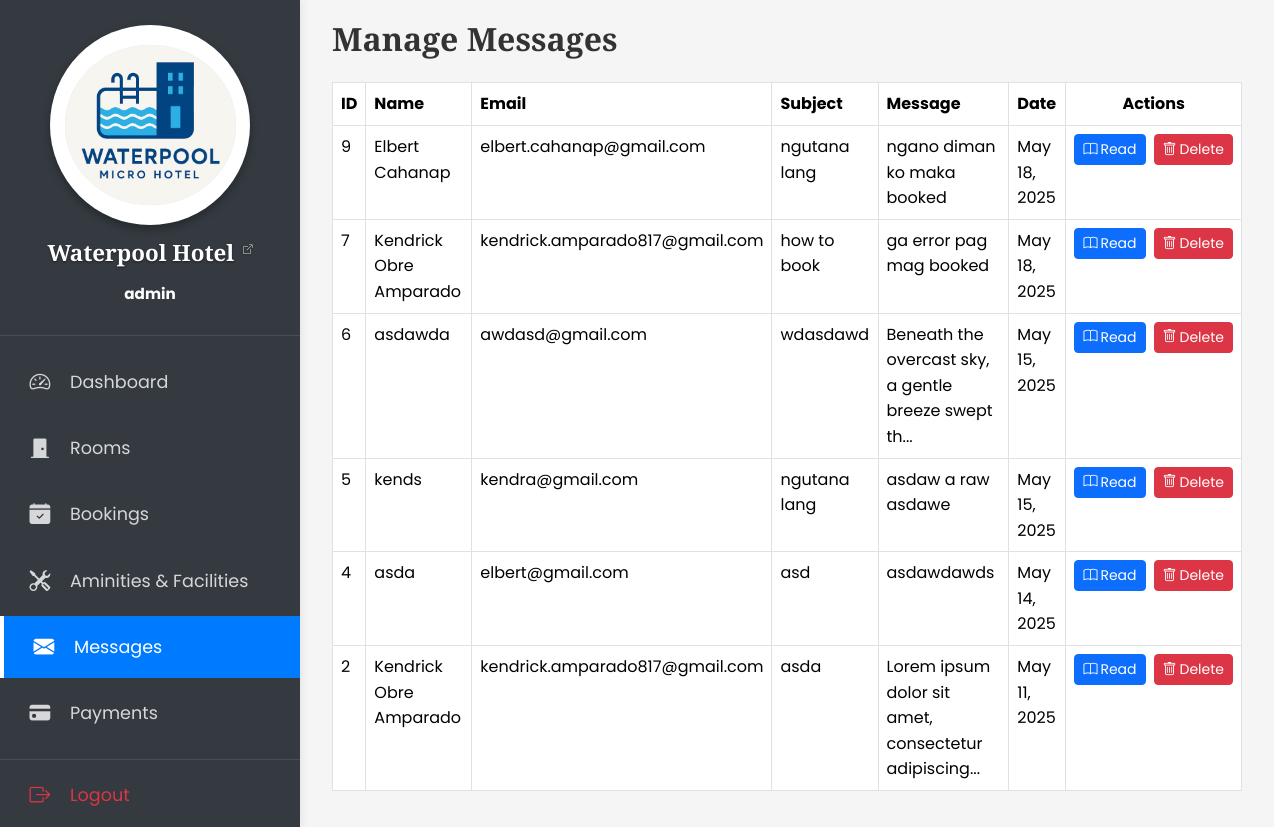
Page /manage_messages.php (signed in) on the committed database.
### tables this page shows
CREATE TABLE `contact_messages` (
  `id` int(11) NOT NULL,
  `name` varchar(100) NOT NULL,
  `email` varchar(100) NOT NULL,
  `subject` varchar(200) NOT NULL,
  `message` text NOT NULL,
  `created_at` timestamp NOT NULL DEFAULT current_timestamp()
);

### manage_messages.php (the view, shortened to what this page needs)
<?php
require('includes/db_config.php');
try {
    $check_table = mysqli_query($conn, "SHOW TABLES LIKE 'contact_messages'");
    if (mysqli_num_rows($check_table) > 0) {
        $query = "SELECT * FROM contact_messages ORDER BY id DESC";
    } else {
        $query = "SELECT * FROM messages ORDER BY id DESC";
    }
    $result = mysqli_query($conn, $query);
} catch (Exception $e) {
    $error_message = $e->getMessage();
}
?>
<!DOCTYPE html>
<html lang="en">
<head>
    <?php require('includes/links.php'); ?>
    <link rel="stylesheet" href="styles/admin.css">
</head>
<body>
    <div class="admin-layout">
        <?php require('includes/admin_sidebar.php'); ?>
        <div class="admin-content">
            <div class="container-fluid">
                <h2 class="fw-bold h-font mb-4">Manage Messages</h2>
                <?php if (isset($error_message)): ?>
                    <div class="alert alert-danger" role="alert">
                        <?php echo $error_message; ?>
                    </div>
                <?php else: ?>
                    <div class="row mt-4">
                        <div class="col-12">
                            <?php if (mysqli_num_rows($result) > 0): ?>
                                <div class="table-responsive">
                                    <table class="table table-bordered table-hover">
                                        <thead class="bg-dark text-white">
                                            <tr>
                                                <th>ID</th>
                                                <th>Name</th>
                                                <th>Email</th>
                                                <th>Subject</th>
                                                <th>Message</th>
                                                <th>Date</th>
                                                <th class="text-center">Actions</th>
                                            </tr>
                                        </thead>
                                        <tbody>
                                            <?php while ($message = mysqli_fetch_assoc($result)): ?>
                                                <tr>
                                                    <td><?php echo htmlspecialchars($message['id']); ?></td>
                                                    <td><?php echo htmlspecialchars($message['name']); ?></td>
                                                    <td><?php echo htmlspecialchars($message['email']); ?></td>
                                                    <td><?php echo htmlspecialchars($message['subject']); ?></td>
                                                    <td>
                                                        <?php
                                                            $msg_text = htmlspecialchars($message['message']);
                                                            echo (strlen($msg_text) > 50) ? substr($msg_text, 0, 50) . '...' : $msg_text;
                                                        ?>
                                                    </td>
                                                    <td><?php echo date('M j, Y', strtotime($message['created_at'])); ?></td>
                                                    <td class="text-center">
                                                        <div class="d-flex justify-content-center gap-2">
                                                            <a href="read_message.php?email=<?php echo urlencode($message['email']); ?>"
                                                               class="btn btn-sm btn-primary"
                                                               title="Read all messages from this user">
                                                                <i class="bi bi-book"></i> Read
                                                            </a>
                                                            <a href="delete_message.php?id=<?php echo $message['id']; ?>"
                                                               class="btn btn-sm btn-danger"
                                                               onclick="return confirm('Are you sure you want to delete this message?');">
                                                                <i class="bi bi-trash"></i> Delete
                                                            </a>
                                                        </div>
                                                    </td>
                                                </tr>
                                            <?php endwhile; ?>
                                        </tbody>
                                    </table>
                                </div>
                            <?php else: ?>
                                <div class="alert alert-info">
                                    No messages found. When visitors send messages through the contact form, they will appear here.
                                </div>
                            <?php endif; ?>
                        </div>
                    </div>
                <?php endif; ?>
            </div>
        </div>
    </div>
</body>
</html>

### styles/styles.css (style rules this page uses)
:root { --teal: #3b8b96; --teal_hover: #38a9b8; --primary-font: 'Poppins', sans-serif; --heading-font: 'Playfair Display', serif; --accent-font: 'Lora', serif; }
body { font-family: var(--primary-font); font-size: 16px; line-height: 1.6; color: #333; }
h1, h2, h3, h4, h5, h6 { font-family: var(--heading-font); font-weight: 600; }
.h-font { font-family: var(--heading-font); }

### styles/admin.css (style rules this page uses)
:root { --sidebar-width: 300px; --primary-color: #343a40; --accent-color: #007bff; --primary-font: 'Poppins', sans-serif; --heading-font: 'Playfair Display', serif; --accent-font: 'Lora', serif; }
body { font-family: var(--primary-font); font-size: 16px; line-height: 1.6; color: #333; }
h1, h2, h3, h4, h5, h6 { font-family: var(--heading-font); font-weight: 600; }
.h-font { font-family: var(--heading-font); }
.admin-layout { display: flex; min-height: 100vh; }
.admin-content { flex: 1; margin-left: var(--sidebar-width); padding: 20px; background-color: #f5f5f5; }

### manage_messages.php (style rules this page uses)
.btn i { vertical-align: middle; margin-right: 3px; }
.btn { display: flex; align-items: center; justify-content: center; }

### rows in the picture
contact_messages: id "9", name "Elbert Cahanap", email "elbert.cahanap@gmail.com", subject "ngutana lang", message "ngano diman ko maka booked", created_at "May 18, 2025"
contact_messages: id "7", name "Kendrick Obre Amparado", email "kendrick.amparado817@gmail.com", subject "how to book", message "ga error pag mag booked", created_at "May 18, 2025"
contact_messages: id "6", name "asdawda", email "awdasd@gmail.com", subject "wdasdawd", message "Beneath the overcast sky, a gentle breeze swept th", created_at "May 15, 2025"
contact_messages: id "5", name "kends", email "kendra@gmail.com", subject "ngutana lang", message "asdaw a raw asdawe", created_at "May 15, 2025"
contact_messages: id "4", name "asda", email "elbert@gmail.com", subject "asd", message "asdawdawds", created_at "May 14, 2025"
contact_messages: id "2", name "Kendrick Obre Amparado", email "kendrick.amparado817@gmail.com", subject "asda", message "Lorem ipsum dolor sit amet, consectetur adipiscing", created_at "May 11, 2025"

### other values in the picture
$_SESSION['admin_username'] "admin"
